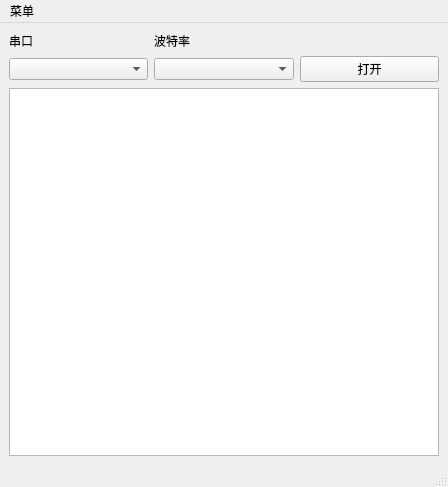
<?xml version="1.0" encoding="UTF-8"?>
<ui version="4.0">
 <class>MainWindow</class>
 <widget class="QMainWindow" name="MainWindow">
  <property name="geometry">
   <rect>
    <x>0</x>
    <y>0</y>
    <width>448</width>
    <height>487</height>
   </rect>
  </property>
  <property name="windowTitle">
   <string>MainWindow</string>
  </property>
  <widget class="QWidget" name="centralwidget">
   <layout class="QGridLayout" name="gridLayout">
    <item row="1" column="1">
     <widget class="QComboBox" name="port">
      <property name="editable">
       <bool>false</bool>
      </property>
     </widget>
    </item>
    <item row="3" column="1" colspan="3">
     <widget class="QTextBrowser" name="serialPrint">
      <property name="toolTip">
       <string>&lt;html&gt;&lt;head/&gt;&lt;body&gt;&lt;p&gt;&lt;br/&gt;&lt;/p&gt;&lt;/body&gt;&lt;/html&gt;</string>
      </property>
      <property name="html">
       <string>&lt;!DOCTYPE HTML PUBLIC &quot;-//W3C//DTD HTML 4.0//EN&quot; &quot;http://www.w3.org/TR/REC-html40/strict.dtd&quot;&gt;
&lt;html&gt;&lt;head&gt;&lt;meta name=&quot;qrichtext&quot; content=&quot;1&quot; /&gt;&lt;style type=&quot;text/css&quot;&gt;
p, li { white-space: pre-wrap; }
&lt;/style&gt;&lt;/head&gt;&lt;body style=&quot; font-family:'SimSun'; font-size:9pt; font-weight:400; font-style:normal;&quot;&gt;
&lt;p style=&quot;-qt-paragraph-type:empty; margin-top:0px; margin-bottom:0px; margin-left:0px; margin-right:0px; -qt-block-indent:0; text-indent:0px;&quot;&gt;&lt;br /&gt;&lt;/p&gt;&lt;/body&gt;&lt;/html&gt;</string>
      </property>
     </widget>
    </item>
    <item row="1" column="3">
     <widget class="QPushButton" name="openSer">
      <property name="text">
       <string>打开</string>
      </property>
     </widget>
    </item>
    <item row="0" column="2">
     <widget class="QLabel" name="baud_label">
      <property name="text">
       <string>波特率</string>
      </property>
      <property name="buddy">
       <cstring>baud</cstring>
      </property>
     </widget>
    </item>
    <item row="0" column="1">
     <widget class="QLabel" name="port_label">
      <property name="text">
       <string>串口</string>
      </property>
      <property name="buddy">
       <cstring>port</cstring>
      </property>
     </widget>
    </item>
    <item row="1" column="2">
     <widget class="QComboBox" name="baud"/>
    </item>
   </layout>
  </widget>
  <widget class="QStatusBar" name="statusbar"/>
  <widget class="QMenuBar" name="menuBar">
   <property name="geometry">
    <rect>
     <x>0</x>
     <y>0</y>
     <width>448</width>
     <height>26</height>
    </rect>
   </property>
   <widget class="QMenu" name="menu">
    <property name="title">
     <string>菜单</string>
    </property>
    <addaction name="actionOpenFile"/>
   </widget>
   <addaction name="menu"/>
  </widget>
  <action name="actionOpenFile">
   <property name="text">
    <string>打开文件</string>
   </property>
  </action>
 </widget>
 <tabstops>
  <tabstop>port</tabstop>
  <tabstop>baud</tabstop>
  <tabstop>openSer</tabstop>
  <tabstop>serialPrint</tabstop>
 </tabstops>
 <resources/>
 <connections/>
</ui>
